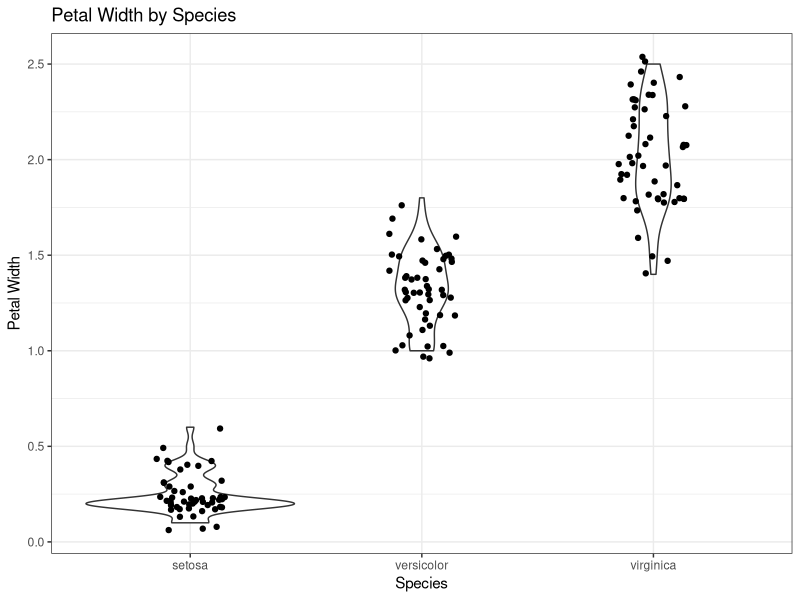

Reproduce this figure in R.
library(tidyverse)

summary(iris)

phenotypes_by_species = iris %>% 
    group_by(Species) %>% 
    summarize(
        mean_sepal_length = mean(Sepal.Length),
        mean_sepal_width = mean(Sepal.Width),
        mean_petal_length = mean(Petal.Length),
        mean_petal_width = mean(Petal.Width))

phenotypes_by_species

ggplot(iris, aes(x = Species, y = Petal.Width)) + 
    geom_violin() + geom_jitter(width = 0.15) + 
    theme_bw() + 
    labs(title = 'Petal Width by Species', x = 'Species' , y = 'Petal Width')
